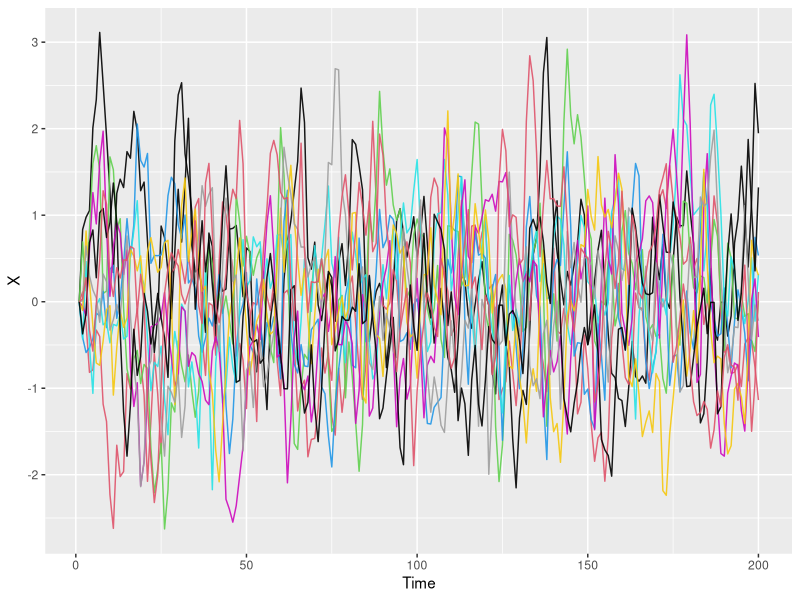
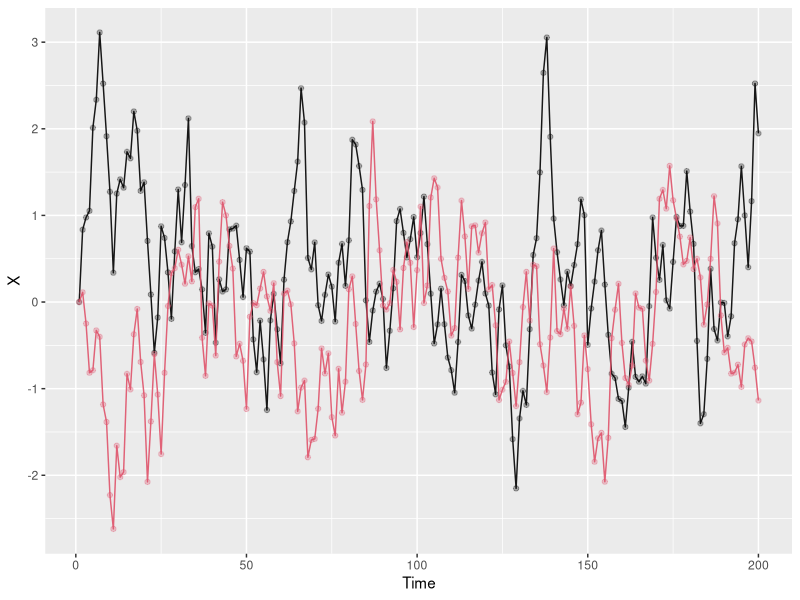
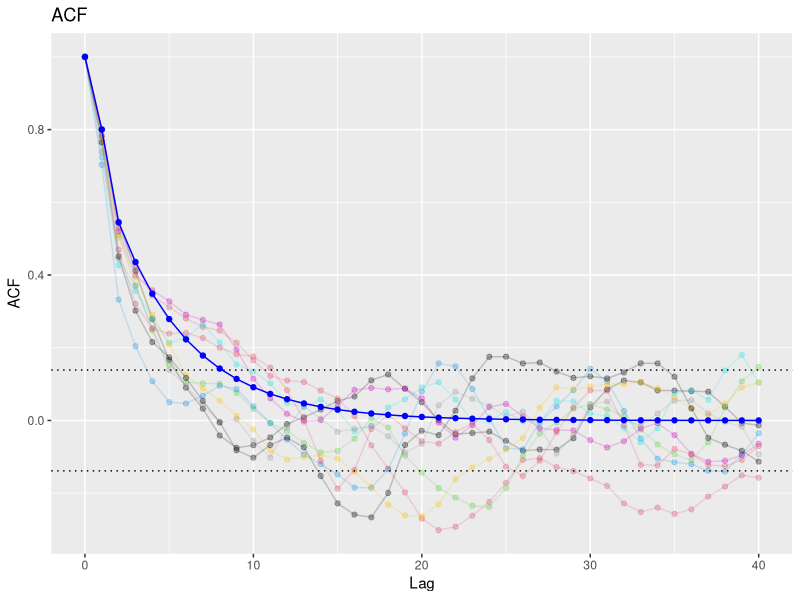
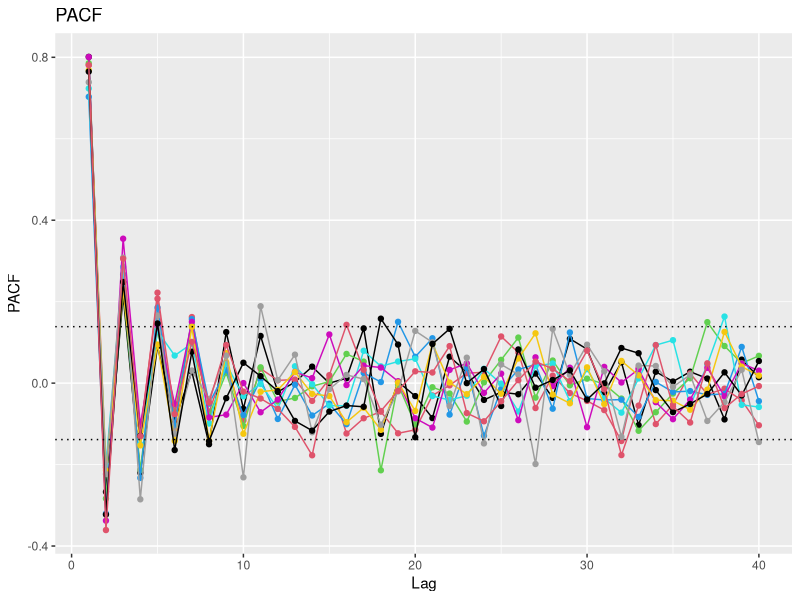
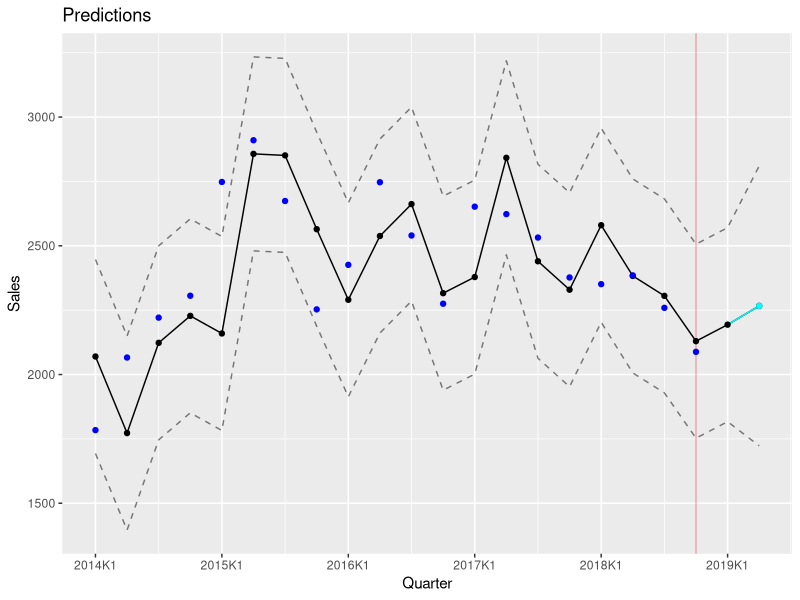

Generate these figures, in order, with R:
## ---- chunk 1
# Disable inclusion of code chunks in the output
knitr::opts_chunk$set(echo = FALSE)
library("ggplot2")

set.seed(1337)
## ---- chunk 2
n_obs <- 200
n_sim <- 10

sigma <- 0.4

phi <- c(-0.8)
p <- length(phi)

theta <- c(0.8, -0.5)
q <- length(theta)

X_sim <- replicate(n_sim, {
  # Create noise
  epsilon <- rnorm(n_obs + q, 0, sigma)

  # Create vector for X
  X <- rep(0, n_obs)

  for (t in seq(2, n_obs)) {
    X[t] <- -phi[1] * X[t - 1] + epsilon[t + q] + theta[1] * epsilon[t + q - 1] + theta[2] * epsilon[t + q - 2]
  }

  # Return X
  X
})


# Plot all simulations
# plot.ts(X_sim)
# Plot all simulations

sim_plot <- ggplot(mapping = aes(x = seq(1, n_obs))) +
  labs(x = "Time", y = "X")

for (i in seq(1, n_sim)) {
  sim_plot <- local({
    j <- i
    sim_plot +
      geom_line(aes(y = X_sim[, j]), stat = "identity", alpha = 0.9, col = j)
      # + geom_point(aes(y = X_sim[, j]), stat = "identity", alpha = 0.3, col = j)
  })
}

sim_plot
## ---- chunk 3
sim_plot <- ggplot(mapping = aes(x = seq(1, n_obs))) +
  labs(x = "Time", y = "X")

for (i in seq(1, 2)) {
  sim_plot <- local({
    j <- i
    sim_plot +
      geom_line(aes(y = X_sim[, j]), stat = "identity", alpha = 0.9, col = j) +
      geom_point(aes(y = X_sim[, j]), stat = "identity", alpha = 0.3, col = j)
  })
}

sim_plot
## ---- chunk 4
n_lag <- 40

# Empirical ACF
acf_matrix <- matrix(0, nrow = n_lag+1, ncol = n_sim)
for (i in seq(1, n_sim)) {
  acf_matrix[, i] <- acf(X_sim[, i], lag.max = n_lag, type = c("correlation"), plot = FALSE)$acf
}

# Theoretical ACF
acf_theo <- rep(0, n_lag + 1)
acf_theo[1] <- 0.84
acf_theo[2] <- 0.672
acf_theo[3] <- 0.4576
for (k in seq(3, n_lag)) {
  acf_theo[k + 1] <- -phi[1] * acf_theo[k]
}

acf_theo <- acf_theo / acf_theo[1]


# Plot
# NOTE: Significance level from 
acf_sig_level <- qnorm((1 + 0.95) / 2) / sqrt(sum(!is.na(X_sim[, 1])))


acf_plot <- ggplot(mapping = aes(x = seq(0, n_lag)))

for (i in seq(1, n_sim)) {
  acf_plot <- local({
    j <- i
    acf_plot +
      geom_line(aes(y = acf_matrix[, j]), stat = "identity", alpha = 0.2, col = j) +
      geom_point(aes(y = acf_matrix[, j]), stat = "identity", alpha = 0.3, col = j)
  })
}

acf_plot <- acf_plot +
  geom_hline(yintercept = acf_sig_level, linetype = "dotted") +
  geom_hline(yintercept = -acf_sig_level, linetype = "dotted") + 
  geom_line(aes(y = acf_theo), stat = "identity", color = "blue") +
  geom_point(aes(y = acf_theo), stat = "identity", color = "blue") +
  labs(title = "ACF", x = "Lag", y = "ACF")

acf_plot
## ---- chunk 5
pacf_matrix <- matrix(0, nrow = n_lag, ncol = n_sim)
for (i in seq(1, n_sim)) {
  pacf_matrix[, i] <- pacf(X_sim[, i], lag.max = n_lag, type = c("correlation"), plot = FALSE)$acf
}


pacf_plot <- ggplot(mapping = aes(x = seq(1, n_lag)))

for (i in seq(1, n_sim)) {
  pacf_plot <- local({
    j <- i
    pacf_plot +
      geom_line(aes(y = pacf_matrix[, j]), stat = "identity", col = j) +
      geom_point(aes(y = pacf_matrix[, j]), stat = "identity", col = j)
  })
}

pacf_plot <- pacf_plot +
  geom_hline(yintercept = acf_sig_level, linetype = "dotted") +
  geom_hline(yintercept = -acf_sig_level, linetype = "dotted") + 
  labs(title = "PACF", x = "Lag", y = "PACF")

pacf_plot
## ---- chunk 6
X_sim_var <- apply(X_sim, 2, var)

# var_plot <- ggplot(mapping = aes(x = seq(1, n_sim), y = X_sim_var)) +
#   geom_bar(stat = "identity", fill = 1:n_sim) +
#   geom_hline(yintercept = 0.84, col = "blue") +
#   geom_hline(yintercept = mean(X_sim_var), linetype = "dotted") +
#   labs(title = "Variance", x = "Simulation", y = "Variance")

# var_plot

print(X_sim_var)
print(mean(X_sim_var))
print(0.84)
## ---- chunk 7
# Load A2_sales.txt data
sales <- read.table("A2_sales.txt", header = TRUE, sep = " ")
mu <- 2070
sigma <- sqrt(36963)

phi <- c(-1.04, 0.2, 0, -0.86, 1.04*0.86, -0.2*0.86)
p <- length(phi)
theta_4 <- -0.42

# NOTE: Last entry is to simplify loop
y_true <- c(rep(mu, p), sales$Sales, 999999999999999)
# NOTE: Adding 1 for the t+1 prediction
y_pred <- rep(0, length(sales$Sales) + p + 1)
eps <- rep(0, length(sales$Sales) + p + 1)

for (i in (p+1):length(y_pred)) {
    y_pred[i] <- sum(-phi * rev(y_true[(i - p):(i - 1)]-mu)) + theta_4 * eps[i - 4] + mu
    # NOTE: The last eps calculation is invalid as it makes use of unseen data.
    eps[i] <- y_true[i] - y_pred[i]
}


# Make vectors valid again and make final predictions
y_pred <- y_pred[(p+1):length(y_pred)]
y_pred_var <- rep(sigma^2, length(y_pred))
eps <- eps[(p+1):(length(eps)-1)]

y_pred_2 <- sum(-phi * (c(tail(y_pred, n = 1), rev(tail(sales$Sales, n = p - 1))) - mu)) + theta_4 * eps[length(eps) - 2] + mu
y_pred_2_var <- phi[1]^2 * sigma^2 + sigma^2

y_pred <- c(y_pred, y_pred_2)
y_pred_var <- c(y_pred_var, y_pred_2_var)

y_pred_quantile <- qnorm(c(0.025, 0.975))
y_pred_pred_upper <- y_pred + y_pred_quantile[2] * sqrt(y_pred_var)
y_pred_pred_lower <- y_pred + y_pred_quantile[1] * sqrt(y_pred_var)
## ---- chunk 8
pred_axis_seq <- seq(1, length(y_pred), 4)
pred_axis <- c(sales$Quarter, "2019K1", "2019K2")[pred_axis_seq]
y_pred_seq <- seq_along(y_pred)
y_true_seq <- seq_along(sales$Sales)

# Plot predictions and true values
pred_plot <- ggplot() +
  geom_vline(xintercept=length(y_pred)-2, alpha = 0.3, col = "red") +
  geom_line(mapping = aes(x = y_pred_seq, y = y_pred), stat = "identity") +
  geom_line(mapping = aes(x = tail(y_pred_seq, n = 2), y = tail(y_pred, n = 2)), stat = "identity", col = "cyan") +
  geom_point(mapping = aes(x = y_pred_seq, y = y_pred), stat = "identity") +
  geom_point(mapping = aes(x = tail(y_pred_seq, n = 1), y = tail(y_pred, n = 1)), stat = "identity", col = "cyan") +
  geom_line(mapping = aes(x = y_pred_seq, y = y_pred_pred_upper), alpha = 0.5, linetype = "dashed", stat = "identity") +
  geom_line(mapping = aes(x = y_pred_seq, y = y_pred_pred_lower), alpha = 0.5, linetype = "dashed", stat = "identity") +
  geom_point(mapping = aes(x = y_true_seq, y = sales$Sales), col = "blue", stat = "identity") +
  # Set labels
  scale_x_continuous(breaks = pred_axis_seq, labels = pred_axis) +
  labs(title = "Predictions", x = "Quarter", y = "Sales")

pred_plot
